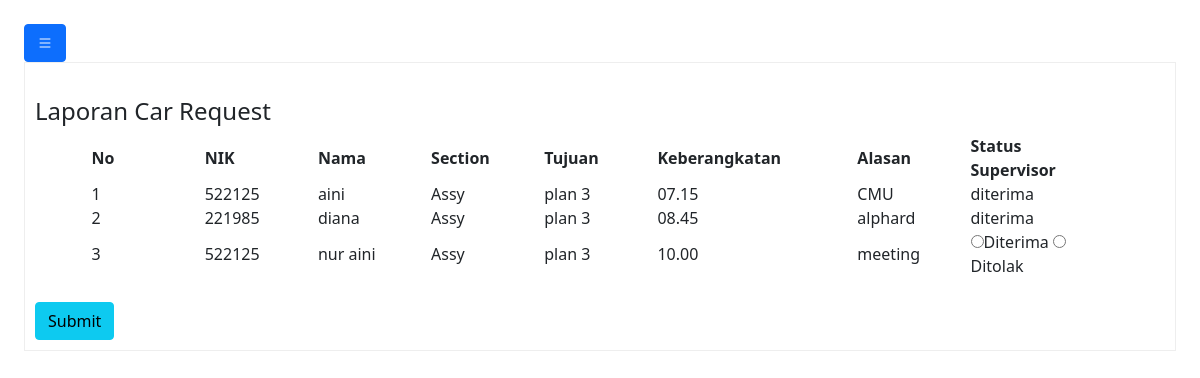
/request_supervisor.php, run on the app's committed database.
### tables this page shows
CREATE TABLE `data` (
  `id` int(11) NOT NULL,
  `nik` varchar(200) NOT NULL,
  `nama` varchar(100) NOT NULL,
  `section` varchar(50) NOT NULL,
  `tujuan` varchar(200) NOT NULL,
  `alasan` varchar(1000) NOT NULL,
  `keberangkatan` varchar(200) NOT NULL,
  `status_spv` varchar(100) DEFAULT NULL,
  `status_manager` varchar(100) DEFAULT NULL,
  `status_ga` varchar(100) DEFAULT NULL,
  `security` varchar(100) DEFAULT NULL,
  `notif_supervisor` int(11) NOT NULL DEFAULT 0,
  `notif_manager` int(11) NOT NULL DEFAULT 0,
  `notif_ga` int(11) NOT NULL DEFAULT 0,
  `notif_user` int(11) NOT NULL DEFAULT 0,
  `notif_security` int(11) NOT NULL DEFAULT 0,
  `notif_admin` int(11) NOT NULL DEFAULT 0
);

### request_supervisor.php (the view, shortened to what this page needs)
<!DOCTYPE html>
<html lang="en">
<head>
  <link rel="stylesheet" href="https://stackpath.bootstrapcdn.com/bootstrap/5.0.0-alpha2/css/bootstrap.min.css" />
  <link rel="stylesheet" href="https://cdn.jsdelivr.net/npm/bootstrap-icons@1.9.1/font/bootstrap-icons.css" />
</head>
<body background="#87CEFA" ;>
  <section class="p-4" id="main-content">
    <button class="btn btn-primary" id="button-toggle">
      <i class="bi bi-list"></i>
    </button>
    <div style="border:1px solid rgb(238,238,238); padding:10px; overflow:auto; width:auto; height:auto;">
      <?php
      include "koneksi.php";
      $query = mysqli_query($koneksi, "SELECT * FROM data");
      ?>
      <form action="proses_supervisor.php" method="POST">
        <table width="90%" border="0" align="center" cellpadding="0" cellspacing="0">
          <tr bgcolor="white"></br>
            <h4>Laporan Car Request</h4>
          <tr>
            <th width="70">No</td>
            <th width="70">NIK</td>
            <th width="70">Nama</td>
            <th width="70">Section</td>
            <th width="70">Tujuan</td>
            <th width="70">Keberangkatan</td>
            <th width="70">Alasan</td>
            <th width="50">Status Supervisor</td>
              <?php if (mysqli_num_rows($query) > 0) { ?>
                <?php
                $no = 1;
                while ($data = mysqli_fetch_array($query)) {
                ?>
          <tr>
            <td><?php echo $no ?></td>
            <td><?php echo $data["nik"]; ?></td>
            <td><?php echo $data["nama"]; ?></td>
            <td><?php echo $data["section"]; ?></td>
            <td><?php echo $data["tujuan"]; ?></td>
            <td><?php echo $data["keberangkatan"]; ?></td>
            <td><?php echo $data["alasan"]; ?></td>
            <td>
              <?php if ($data["status_spv"] == NULL) : ?>
                <input type="radio" name="status_spv[<?= $data['id'] ?>]" value="diterima" required>Diterima
                <input type="radio" name="status_spv[<?= $data['id'] ?>]" value="ditolak" required>Ditolak
              <?php else : ?>
                <?php echo $data["status_spv"]; ?>
              <?php endif; ?>
            </td>
          </tr>
        <?php $no++;
                } ?>
      <?php } ?>
        </table></br>
        <input type="submit" name="submit" class="btn btn-info" value="Submit" />
    </div>
  </section>
</body>
</html>

### request_supervisor.php (style rules this page uses)
#main-content { transition: 0.4s; }

### data on the page
data: nik "522125", nama "aini", section "Assy", tujuan "plan 3", keberangkatan "07.15", alasan "CMU", status_spv "diterima"
data: nik "221985", nama "diana", section "Assy", tujuan "plan 3", keberangkatan "08.45", alasan "alphard", status_spv "diterima"
data: nik "522125", nama "nur aini", section "Assy", tujuan "plan 3", keberangkatan "10.00", alasan "meeting"
